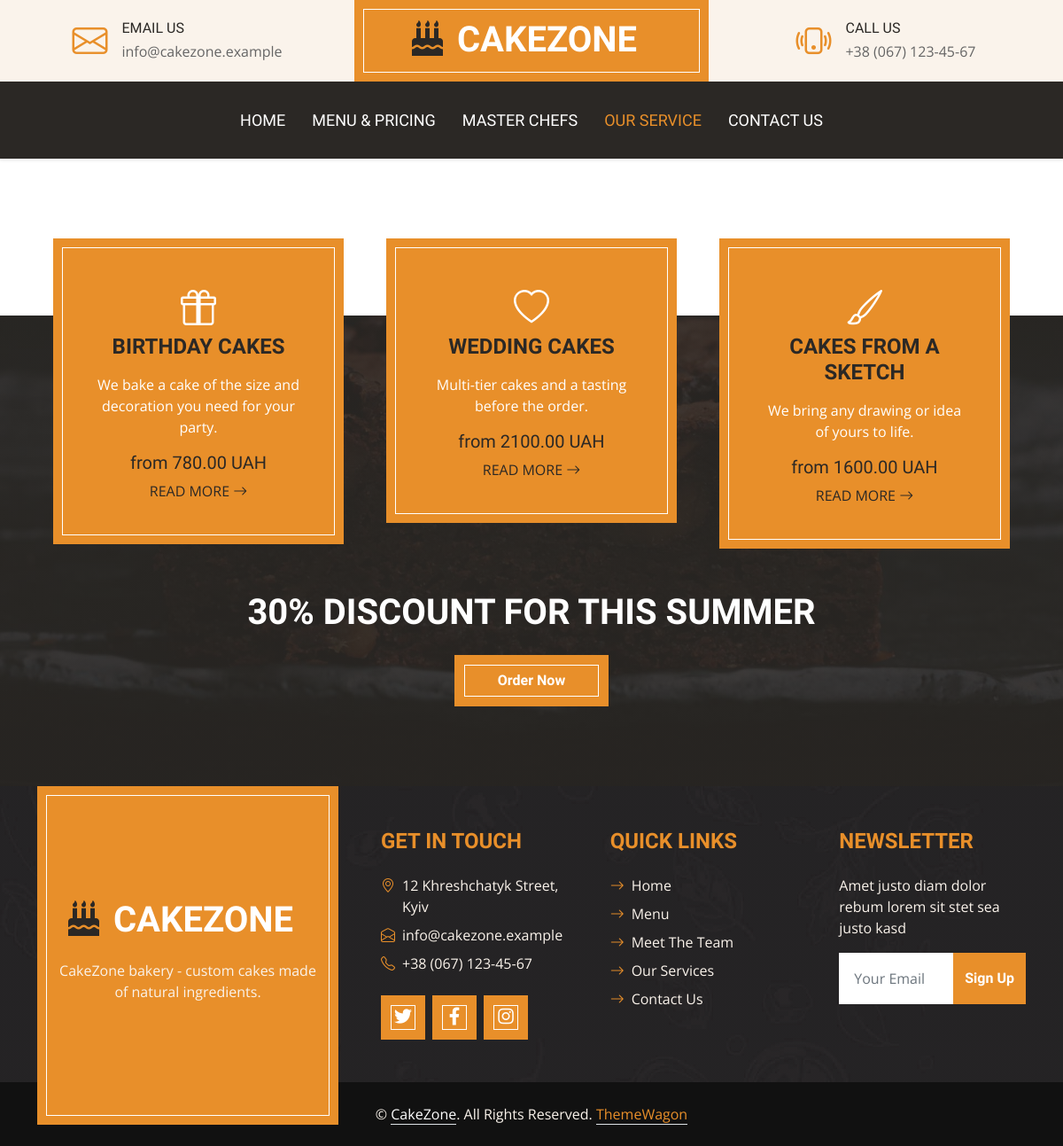
The app's page /service/ with its own data.
### contact/models.py (models this page shows, shortened)
class ContactInfo(models.Model):
    office_address = models.CharField("office address", max_length=250)
    email = models.EmailField("email")
    phone = models.CharField("phone", max_length=30)
    working_hours_weekdays = models.CharField(
        "working hours on weekdays", max_length=100, blank=True, default="09:00 - 19:00"
    )
    working_hours_weekend = models.CharField(
        "working hours on weekend", max_length=100, blank=True, default="10:00 - 17:00"
    )
    facebook = models.URLField("Facebook", blank=True)
    instagram = models.URLField("Instagram", blank=True)
    twitter = models.URLField("Twitter", blank=True)
    map_embed = models.TextField("map embed code", blank=True)
    is_active = models.BooleanField("primary contact", default=True)
    updated_at = models.DateTimeField("updated at", auto_now=True)
    class Meta:
        verbose_name = "contact information"
        verbose_name_plural = "contact information"

### main/models.py (models this page shows, shortened)
class Establishment(models.Model):
    name = models.CharField("name", max_length=100, default="CakeZone")
    slogan = models.CharField("slogan", max_length=200, blank=True)
    short_description = models.CharField("short description", max_length=300, blank=True)
    description = models.TextField("description", blank=True)
    image = models.ImageField("photo", upload_to="establishment/", blank=True)
    years_of_experience = models.PositiveIntegerField("years of experience", default=0)
    cakes_baked = models.PositiveIntegerField("cakes baked", default=0)
    happy_clients = models.PositiveIntegerField("happy clients", default=0)
    master_chefs = models.PositiveIntegerField("master chefs", default=0)
    awards = models.PositiveIntegerField("awards", default=0)
    is_active = models.BooleanField("show on the site", default=True)
    updated_at = models.DateTimeField("updated at", auto_now=True)
    class Meta:
        verbose_name = "establishment"
        verbose_name_plural = "establishment"

### service/models.py (models this page shows, shortened)
class Service(models.Model):
    title = models.CharField("service title", max_length=150)
    description = models.TextField("description")
    icon = models.CharField(
        "icon css class", max_length=50, blank=True,
        help_text="for example, bi bi-cake",
    )
    image = models.ImageField("image", upload_to="services/", blank=True)
    price_from = models.DecimalField(
        "price from", max_digits=8, decimal_places=2, null=True, blank=True
    )
    order = models.PositiveSmallIntegerField("display order", default=0)
    is_active = models.BooleanField("show on the site", default=True)
    class Meta:
        verbose_name = "service"
        verbose_name_plural = "services"
        ordering = ["order", "title"]

### service/views.py (the view)
# urls.py: path("", views.index, name="index"),
def index(request):
    context = {
        "services": Service.objects.filter(is_active=True),
    }
    return render(request, "service/our_service.html", context)

### main/context_processors.py (called while the page is built)
def site_context(request):
    return {
        "site": Establishment.objects.filter(is_active=True).first(),
        "contacts": ContactInfo.objects.filter(is_active=True).first(),
        "menu_categories": Category.objects.filter(is_active=True),
    }

### service/templates/service/our_service.html (shortened to what this page needs)
{% extends "base.html" %}
{% load static %}
{% load i18n %}
{% block content %}
    <div class="container-fluid service position-relative px-5" style="margin-top: 90px;">
        <div class="container">
            <div class="row g-5">
                {% for service in services %}
                <div class="col-lg-4 col-md-6">
                    <div class="bg-primary border-inner text-center text-white p-5">
                        {% if service.icon %}<i class="{{ service.icon }} fs-1 mb-3"></i>{% endif %}
                        <h4 class="text-uppercase mb-3">{{ service.title }}</h4>
                        <p>{{ service.description }}</p>
                        {% if service.price_from %}
                            <h5 class="text-dark">{% trans "from" %} {{ service.price_from }} UAH</h5>
                        {% endif %}
                        <a class="text-uppercase text-dark" href="{% url 'menu:index' %}">{% trans "Read More" %} <i class="bi bi-arrow-right"></i></a>
                    </div>
                </div>
                {% empty %}
                <div class="col-12 text-center">
                    <h4 class="text-uppercase text-light">{% trans "No services have been added yet" %}</h4>
                </div>
                {% endfor %}
                <div class="col-lg-12 col-md-6 text-center">
                    <h1 class="text-uppercase text-light mb-4">30% Discount For This Summer</h1>
                    <a href="{% url 'contact:index' %}" class="btn btn-primary border-inner py-3 px-5">{% trans "Order Now" %}</a>
                </div>
            </div>
        </div>
    </div>
{% endblock %}

### templates/index.html (shortened to what this page needs)
{% load static %}
{% load i18n %}
<!DOCTYPE html>
<html lang="en">
<head>
    <link href="https://cdnjs.cloudflare.com/ajax/libs/font-awesome/5.10.0/css/all.min.css" rel="stylesheet">
    <link href="https://cdn.jsdelivr.net/npm/bootstrap-icons@1.4.1/font/bootstrap-icons.css" rel="stylesheet">
    <link href="{% static 'lib/owlcarousel/assets/owl.carousel.min.css' %}" rel="stylesheet">
    <link href="{% static 'css/bootstrap.min.css' %}" rel="stylesheet">
    <link href="{% static 'css/style.css' %}" rel="stylesheet">
</head>
<body>
    <div class="container-fluid px-0 d-none d-lg-block">
        <div class="row gx-0">
            <div class="col-lg-4 text-center bg-secondary py-3">
                <div class="d-inline-flex align-items-center justify-content-center">
                    <i class="bi bi-envelope fs-1 text-primary me-3"></i>
                    <div class="text-start">
                        <h6 class="text-uppercase mb-1">{% trans "Email Us" %}</h6>
                        <span>{{ contacts.email|default:"info@example.com" }}</span>
                    </div>
                </div>
            </div>
            <div class="col-lg-4 text-center bg-primary border-inner py-3">
                <div class="d-inline-flex align-items-center justify-content-center">
                    <a href="{% url 'main:index' %}" class="navbar-brand">
                        <h1 class="m-0 text-uppercase text-white"><i class="fa fa-birthday-cake fs-1 text-dark me-3"></i>{{ site.name|default:"CakeZone" }}</h1>
                    </a>
                </div>
            </div>
            <div class="col-lg-4 text-center bg-secondary py-3">
                <div class="d-inline-flex align-items-center justify-content-center">
                    <i class="bi bi-phone-vibrate fs-1 text-primary me-3"></i>
                    <div class="text-start">
                        <h6 class="text-uppercase mb-1">{% trans "Call Us" %}</h6>
                        <span>{{ contacts.phone|default:"+012 345 6789" }}</span>
                    </div>
                </div>
            </div>
        </div>
    </div>
    <nav class="navbar navbar-expand-lg bg-dark navbar-dark shadow-sm py-3 py-lg-0 px-3 px-lg-0">
        <div class="collapse navbar-collapse" id="navbarCollapse">
            <div class="navbar-nav ms-auto mx-lg-auto py-0">
                <a href="{% url 'main:index' %}" class="nav-item nav-link{% if request.resolver_match.namespace == 'main' %} active{% endif %}">{% trans "Home" %}</a>
                <a href="{% url 'menu:index' %}" class="nav-item nav-link{% if request.resolver_match.namespace == 'menu' %} active{% endif %}">{% trans "Menu & Pricing" %}</a>
                <a href="{% url 'team:index' %}" class="nav-item nav-link{% if request.resolver_match.namespace == 'team' %} active{% endif %}">{% trans "Master Chefs" %}</a>
				<a href="{% url 'service:index' %}" class="nav-item nav-link{% if request.resolver_match.namespace == 'service' %} active{% endif %}">{% trans "Our Service" %}</a>
                <a href="{% url 'contact:index' %}" class="nav-item nav-link{% if request.resolver_match.namespace == 'contact' %} active{% endif %}">{% trans "Contact Us" %}</a>
            </div>
        </div>
    </nav>
    {% block content %}{% endblock %}
    <div class="container-fluid bg-img text-secondary" style="margin-top: 90px">
        <div class="container">
            <div class="row gx-5">
                <div class="col-lg-4 col-md-6 mb-lg-n5">
                    <div class="d-flex flex-column align-items-center justify-content-center text-center h-100 bg-primary border-inner p-4">
                        <a href="{% url 'main:index' %}" class="navbar-brand">
                            <h1 class="m-0 text-uppercase text-white"><i class="fa fa-birthday-cake fs-1 text-dark me-3"></i>{{ site.name|default:"CakeZone" }}</h1>
                        </a>
                        <p class="mt-3">{{ site.short_description|default:"CakeZone bakery - handmade cakes for any celebration." }}</p>
                    </div>
                </div>
                <div class="col-lg-8 col-md-6">
                    <div class="row gx-5">
                        <div class="col-lg-4 col-md-12 pt-5 mb-5">
                            <h4 class="text-primary text-uppercase mb-4">{% trans "Get In Touch" %}</h4>
                            <div class="d-flex mb-2">
                                <i class="bi bi-geo-alt text-primary me-2"></i>
                                <p class="mb-0">{{ contacts.office_address|default:"123 Street, New York, USA" }}</p>
                            </div>
                            <div class="d-flex mb-2">
                                <i class="bi bi-envelope-open text-primary me-2"></i>
                                <p class="mb-0">{{ contacts.email|default:"info@example.com" }}</p>
                            </div>
                            <div class="d-flex mb-2">
                                <i class="bi bi-telephone text-primary me-2"></i>
                                <p class="mb-0">{{ contacts.phone|default:"+012 345 67890" }}</p>
                            </div>
                            <div class="d-flex mt-4">
                                <a class="btn btn-lg btn-primary btn-lg-square border-inner rounded-0 me-2" href="{{ contacts.twitter|default:"#" }}"><i class="fab fa-twitter fw-normal"></i></a>
                                <a class="btn btn-lg btn-primary btn-lg-square border-inner rounded-0 me-2" href="{{ contacts.facebook|default:"#" }}"><i class="fab fa-facebook-f fw-normal"></i></a>
                                <a class="btn btn-lg btn-primary btn-lg-square border-inner rounded-0 me-2" href="{{ contacts.instagram|default:"#" }}"><i class="fab fa-instagram fw-normal"></i></a>
                            </div>
                        </div>
                        <div class="col-lg-4 col-md-12 pt-0 pt-lg-5 mb-5">
                            <h4 class="text-primary text-uppercase mb-4">{% trans "Quick Links" %}</h4>
                            <div class="d-flex flex-column justify-content-start">
                                <a class="text-secondary mb-2" href="{% url 'main:index' %}"><i class="bi bi-arrow-right text-primary me-2"></i>{% trans "Home" %}</a>
                                <a class="text-secondary mb-2" href="{% url 'menu:index' %}"><i class="bi bi-arrow-right text-primary me-2"></i>{% trans "Menu" %}</a>
                                <a class="text-secondary mb-2" href="{% url 'team:index' %}"><i class="bi bi-arrow-right text-primary me-2"></i>{% trans "Meet The Team" %}</a>
                                <a class="text-secondary mb-2" href="{% url 'service:index' %}"><i class="bi bi-arrow-right text-primary me-2"></i>{% trans "Our Services" %}</a>
                                <a class="text-secondary" href="{% url 'contact:index' %}"><i class="bi bi-arrow-right text-primary me-2"></i>{% trans "Contact Us" %}</a>
                            </div>
                        </div>
                        <div class="col-lg-4 col-md-12 pt-0 pt-lg-5 mb-5">
                            <h4 class="text-primary text-uppercase mb-4">{% trans "Newsletter" %}</h4>
                            <p>Amet justo diam dolor rebum lorem sit stet sea justo kasd</p>
                            <form action="">
                                <div class="input-group">
                                    <input type="text" class="form-control border-white p-3" placeholder="{% trans 'Your Email' %}">
                                    <button class="btn btn-primary">{% trans "Sign Up" %}</button>
                                </div>
                            </form>
                        </div>
                    </div>
                </div>
            </div>
        </div>
    </div>
    <div class="container-fluid text-secondary py-4" style="background: #111111;">
        <div class="container text-center">
            <p class="mb-0">&copy; <a class="text-white border-bottom" href="{% url 'main:index' %}">{{ site.name|default:"CakeZone" }}</a>. All Rights Reserved.
			<a class="border-bottom" href="https://themewagon.com" target="_blank">ThemeWagon</a>
        </div>
    </div>
</body>
</html>

### static/css/style.css (style rules this page uses)
:root { --primary: #E88F2A; --secondary: #FAF3EB; --light: #FFFFFF; --dark: #2B2825; }
h1, h2, .font-weight-bold { font-weight: 700 !important; }
h3, h4, .font-weight-semi-bold { font-weight: 600 !important; }
h5, h6, .font-weight-medium { font-weight: 500 !important; }
.btn { font-family: 'Oswald', sans-serif; font-weight: 600; transition: .5s; }
.btn-primary { color: #FFFFFF; }
.border-inner { position: relative; }
.border-inner * { position: relative; z-index: 1; }
.border-inner::before { position: absolute; content: ""; top: 10px; right: 10px; bottom: 10px; left: 10px; background: none; border: 1px solid var(--light); z-index: 0; }
.btn-lg-square { width: 50px; height: 50px; }
.btn-square, .btn-sm-square, .btn-lg-square { padding-left: 0; padding-right: 0; text-align: center; }
.navbar-dark .navbar-nav .nav-link { font-family: 'Oswald', sans-serif; padding: 30px 15px; font-size: 18px; font-weight: 500; text-transform: uppercase; color: var(--light); outline: none; transition: .5s; }
.navbar-dark .navbar-nav .nav-link:hover, .navbar-dark .navbar-nav .nav-link.active { color: var(--primary); }
.service::after, .contact::after { position: absolute; content: ""; width: 100%; height: calc(100% - 45px); top: 135px; left: 0; background: linear-gradient(rgba(43, 40, 37, .9), rgba(43, 40, 37, .9)), url(../images/service.jpg) center center no-repeat; background-size: cover; z-index: -1; }
.bg-img { background: linear-gradient(rgba(43, 40, 37, .5), rgba(43, 40, 37, .5)), url(../images/bg.jpg) center center no-repeat; background-size: cover; }

### records on screen
ContactInfo: email "info@cakezone.example", phone "+38 (067) 123-45-67", office_address "12 Khreshchatyk Street, Kyiv"
Establishment: name "CAKEZONE", short_description "CakeZone bakery - custom cakes made of natural ingredients.", name "CakeZone"
Service: title "BIRTHDAY CAKES", description "We bake a cake of the size and decoration you need for your party.", price_from "780.00"
Service: title "WEDDING CAKES", description "Multi-tier cakes and a tasting before the order.", price_from "2100.00"
Service: title "CAKES FROM A SKETCH", description "We bring any drawing or idea of yours to life.", price_from "1600.00"
